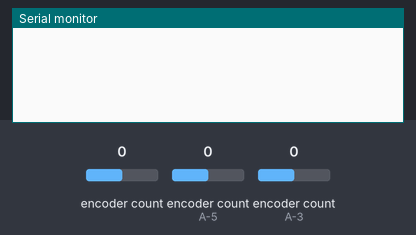
A sketch run on a simulated ATtiny85, built with avr-gcc and run on an emulated ATtiny85. Shown: the last lines printed to the serial monitor. Inputs (shaded band) come from the test bench; at power-on: encoder count (sensors on A-5, A-3) 0, encoder count 0.

Above: at 1.2 s.
1.3 s: encoder count (sensor on A-5) set to 1
At 2.3 s:
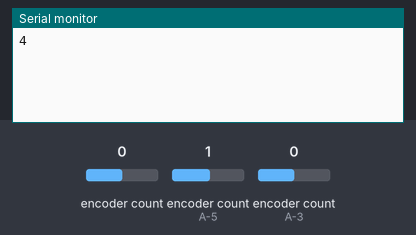
2.8 s: encoder count (sensor on A-3) set to -1
At 3.5 s:
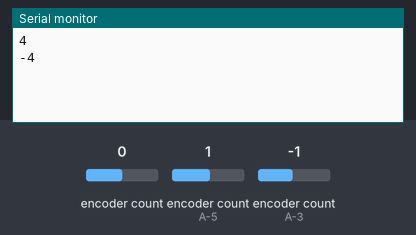
4.3 s: encoder count (sensor on A-5) set to 2
At 4.8 s:
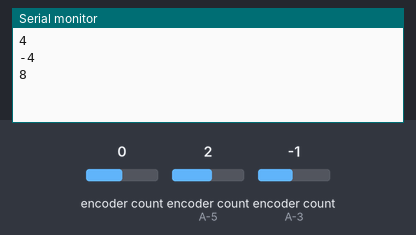
5.8 s: encoder count (sensor on A-3) set to 0
At 7.1 s:
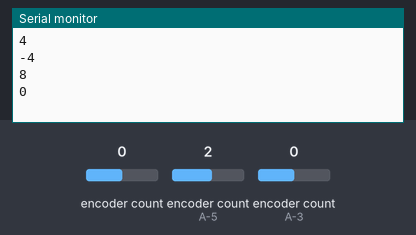
Timing chart, 0 to 8.3 s (numbered marks = the images above; inputs shaded):
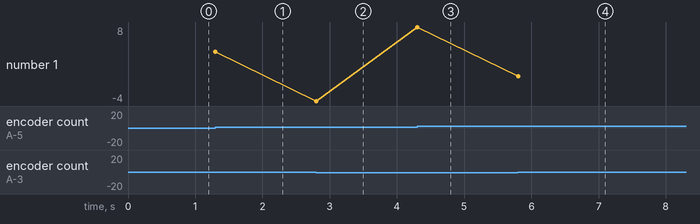

The sketch:

666666.ino
```cpp
// (licence header left out)
//#include <Arduboy2.h>

// Make an instance of arduboy used for many functions
//Arduboy2 arduboy;

// Variables for your game go here.
//char title[] = "Press Buttons!";
//byte x;
//byte y;

// Width of each charcter including inter-character space
//#define CHAR_WIDTH 6

// Height of each charater
//#define CHAR_HEIGHT 8

// To get the number of characters, we subtract 1 from the length of
// the array because there will be a NULL terminator at the end.
//#define NUM_CHARS (sizeof(title) - 1)

// This is the highest value that x can be without the end of the text
// going farther than the right side of the screen. We add one because
// there will be a 1 pixel space at the end of the last character.
// WIDTH and HEIGHT are defined in the Arduboy library.
//#define X_MAX (WIDTH - (NUM_CHARS * CHAR_WIDTH) + 1)

// This is the highest value that y can be without the text going below
// the bottom of the screen.
//#define Y_MAX (HEIGHT - CHAR_HEIGHT)

//#define ENCODER_DO_NOT_USE_INTERRUPTS
//we have interuupt on all pins on PortB and PD0123
#include "Encoder.h"

uint_fast8_t poiuytr;

Encoder EncX(11, 10);
Encoder EncY(9, 8);
Encoder EncZ(0, 1);
//Encoder EncXz(2, 3);

//ThumbPointer for Rx and Ry

// This function runs once in your game.
// use it for anything that needs to be set only once in your game.
void setup() {
  //initiate arduboy instance
//  arduboy.begin();
Serial.begin(9600);

// here we set the framerate to 30, we do not need to run at default 60 and
  // it saves us battery life.
//  arduboy.setFrameRate(30);

  // set x and y to the middle of the screen
//  x = (WIDTH / 2) - (NUM_CHARS * CHAR_WIDTH / 2);
//  y = (HEIGHT / 2) - (CHAR_HEIGHT / 2);
}
short posX = 0;
short posY = 0;
short nPosY = 0;
short nPosX = 0;
// our main game loop, this runs once every cycle/frame.
// this is where our game logic goes.
void loop() {
  nPosX = EncX.read();
  nPosY = EncY.read();
  if (posX != nPosX) {
    posX = nPosX;
    Serial.println(nPosX);
  }

  if (nPosY != posY) {
    posY = nPosY;
    Serial.println(nPosY);
  }
  delay(5);
}
```

Measured:
- after the input at 1.3 s, the serial monitor: prints a new line at once (image 1)
- after the input at 2.8 s, the serial monitor: prints a new line at once (image 2)
- after the input at 4.3 s, the serial monitor: prints a new line at once (image 3)
- after the input at 5.8 s, the serial monitor: prints a new line at once (image 4)
- plotted number 1: 4 → -4 after the input at 2.8 s, -4 → 8 after the input at 4.3 s, 8 → 0 after the input at 5.8 s
